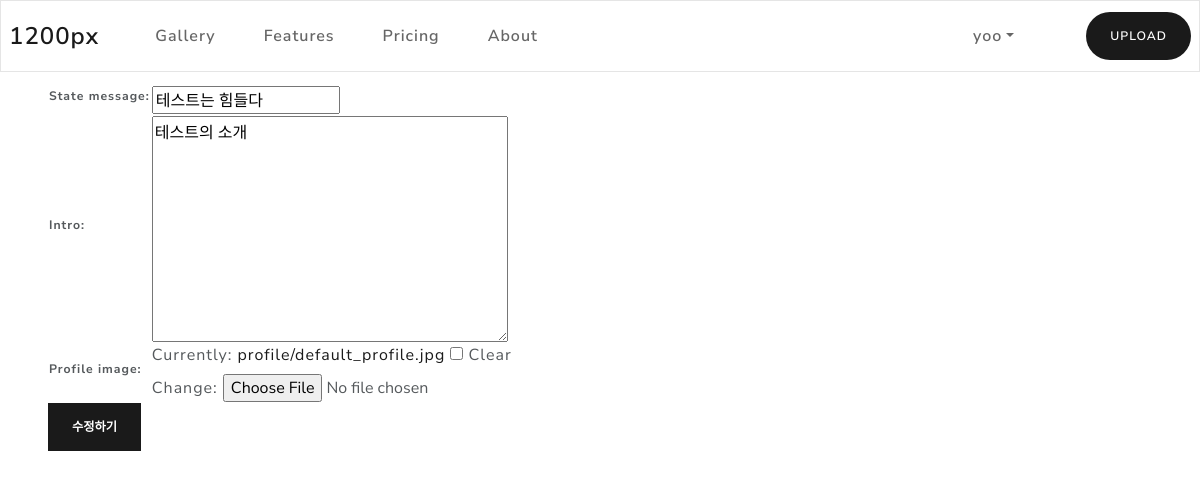
Screenshot of /user/test/update/ (signed in) with the database file from the repository.
### users/models.py (models this page shows, shortened)
class User(AbstractBaseUser):
    email = models.EmailField(verbose_name='email',
                              max_length=255, unique=True)
    username = models.CharField(
        verbose_name='username', max_length=20, unique=True)
    date_joined = models.DateField(default=timezone.now)
    last_login = models.DateField(auto_now=True)
    following = models.ManyToManyField('self', symmetrical=False, related_name='followers')
    is_admin = models.BooleanField(default=False)
    is_active = models.BooleanField(default=True)
    objects = CustomUserManager()
    USERNAME_FIELD = 'email'
    REQUIRED_FIELDS = ['username', ]

class Profile(models.Model):
    user = models.OneToOneField(User, on_delete=models.CASCADE)
    profile_image = models.ImageField(
        blank=True, null=True, default='profile/default_profile.jpg', upload_to=user_directory_path)
    state_message = models.CharField(max_length=100, blank=True)
    intro = models.TextField(blank=True)

### users/views.py (the view)
# urls.py: path('<str:username>/update/',views.ProfileUpdateView.as_view(), name='profile_update'),
class ProfileUpdateView(LoginRequiredMixin, OwnerOnlyMixin, UpdateView):
    model = Profile
    template_name = 'profile_update.html'
    success_url = '/'
    fields = ['state_message', "intro", 'profile_image']
    def get_object(self):
        return get_object_or_404(Profile, user__username=self.kwargs['username'])

### config/views.py (called while the page is built)
    def dispatch(self, request, *args, **kwargs):
        obj = self.get_object()
        if request.user == obj.user or request.user.is_admin:
            return super().dispatch(request, *args, **kwargs)
        else:
            return self.handle_no_permission()

### users/templates/profile_update.html (shortened to what this page needs)
{% extends "base.html" %}
{% block contents %}
<div class="mx-5">
    <form method="POST" enctype="multipart/form-data">
        <table>
            {{ form }}
        </table>
        <div>
            <button type="button submit" class="btn btn-primary">수정하기</button>
    </form>
</div>
{% endblock %}

### templates/base.html (shortened to what this page needs)
<html>
<head>
  <link rel="stylesheet" href="/static/bootstrap.min.css" />
</head>
<body>
  <nav class="navbar navbar-expand-lg navbar-light bg-light fixed-top">
    <a class="navbar-brand" href="#">1200px</a>
    <div class="collapse navbar-collapse" id="navbarColor03">
      <ul class="navbar-nav mr-auto ml-3">
        <li class="nav-item">
          <a class="nav-link" href="/gallery">Gallery
          </a>
        </li>
        <li class="nav-item">
          <a class="nav-link" href="#">Features</a>
        </li>
        <li class="nav-item">
          <a class="nav-link" href="#">Pricing</a>
        </li>
        <li class="nav-item">
          <a class="nav-link" href="#">About</a>
        </li>
      </ul>
      <ul class='navbar-nav ml-3'>
        {%if user.is_authenticated %}
        <li class="nav-item dropdown">
          <a class="nav-link dropdown-toggle" data-toggle="dropdown" href="#" role="button" aria-haspopup="true"
            aria-expanded="false">{{ user.username }}</a>
        <li class="nav-item ml-auto mr-auto">
          <a class="btn btn-primary rounded-pill" href="/gallery/upload"> UPLOAD </a>
        </li>
        </li>
        {% endif %}
      </ul>
    </div>
  </nav>
  <div class='mt-6'>
    {% block contents %}
    {% endblock %}
  </div>
</body>
</html>

### rows the page displays
User: username "yoo"
Profile: state_message "테스트는 힘들다", intro "테스트의 소개"
